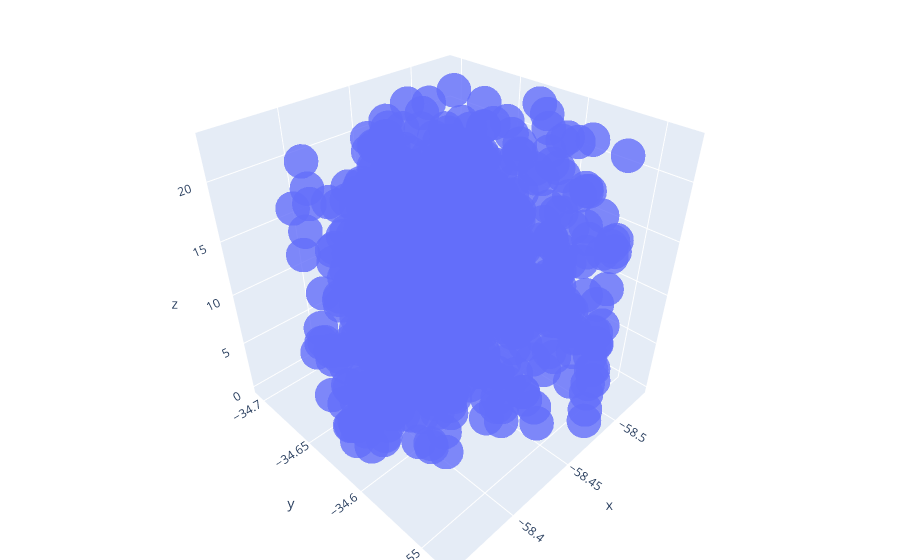

The notebook cell saved with this chart:
### Code cell
fig.update_layout(margin=dict(l=0, r=0, b=0, t=0))
fig.show()

### Figure 1 — Plotly figure (JSON) as saved in the notebook; plotly's stock layout.template omitted (floating-point values rounded to 4 significant figures; data arrays with more than 128 entries replaced by an {"elided": "..."} marker saying what was removed)
{"data": [{"marker": {"opacity": 0.8, "size": 12}, "mode": "markers", "type": "scatter3d", "x": {"elided": "696 float values"}, "y": {"elided": "696 float values"}, "z": {"elided": "696 int values"}}], "layout": {"margin": {"b": 0, "l": 0, "r": 0, "t": 0}}}
